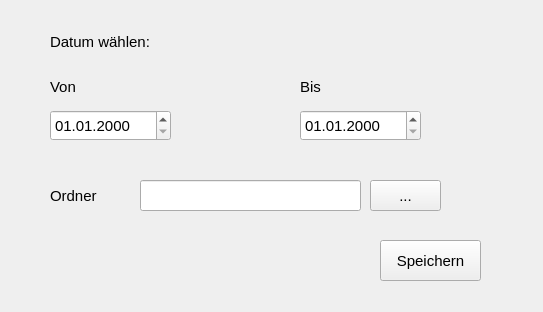
<?xml version="1.0" encoding="UTF-8"?>
<ui version="4.0">
 <class>Form</class>
 <widget class="QWidget" name="Form">
  <property name="geometry">
   <rect>
    <x>0</x>
    <y>0</y>
    <width>543</width>
    <height>312</height>
   </rect>
  </property>
  <property name="font">
   <font>
    <family>Segoe UI</family>
    <pointsize>11</pointsize>
   </font>
  </property>
  <property name="windowTitle">
   <string>Datum/Ordner wählen</string>
  </property>
  <property name="windowIcon">
   <iconset>
    <normaloff>recourses/ico/favicon.ico</normaloff>recourses/ico/favicon.ico</iconset>
  </property>
  <widget class="QDateEdit" name="dateEdit">
   <property name="geometry">
    <rect>
     <x>50</x>
     <y>110</y>
     <width>121</width>
     <height>31</height>
    </rect>
   </property>
   <property name="displayFormat">
    <string>dd.MM.yyyy</string>
   </property>
  </widget>
  <widget class="QDateEdit" name="dateEdit_2">
   <property name="geometry">
    <rect>
     <x>300</x>
     <y>110</y>
     <width>121</width>
     <height>31</height>
    </rect>
   </property>
   <property name="displayFormat">
    <string>dd.MM.yyyy</string>
   </property>
  </widget>
  <widget class="QLabel" name="label">
   <property name="geometry">
    <rect>
     <x>50</x>
     <y>76</y>
     <width>121</width>
     <height>21</height>
    </rect>
   </property>
   <property name="text">
    <string>Von</string>
   </property>
  </widget>
  <widget class="QLabel" name="label_2">
   <property name="geometry">
    <rect>
     <x>300</x>
     <y>76</y>
     <width>141</width>
     <height>21</height>
    </rect>
   </property>
   <property name="text">
    <string>Bis</string>
   </property>
  </widget>
  <widget class="QLabel" name="label_3">
   <property name="geometry">
    <rect>
     <x>50</x>
     <y>26</y>
     <width>201</width>
     <height>31</height>
    </rect>
   </property>
   <property name="text">
    <string>Datum wählen:</string>
   </property>
  </widget>
  <widget class="QLineEdit" name="lineEdit">
   <property name="geometry">
    <rect>
     <x>140</x>
     <y>180</y>
     <width>221</width>
     <height>31</height>
    </rect>
   </property>
  </widget>
  <widget class="QLabel" name="label_4">
   <property name="geometry">
    <rect>
     <x>50</x>
     <y>180</y>
     <width>71</width>
     <height>31</height>
    </rect>
   </property>
   <property name="text">
    <string>Ordner</string>
   </property>
  </widget>
  <widget class="QToolButton" name="toolButton">
   <property name="geometry">
    <rect>
     <x>370</x>
     <y>180</y>
     <width>71</width>
     <height>31</height>
    </rect>
   </property>
   <property name="text">
    <string>...</string>
   </property>
  </widget>
  <widget class="QPushButton" name="pushButton">
   <property name="geometry">
    <rect>
     <x>380</x>
     <y>240</y>
     <width>101</width>
     <height>41</height>
    </rect>
   </property>
   <property name="text">
    <string>Speichern</string>
   </property>
  </widget>
 </widget>
 <resources/>
 <connections/>
</ui>
